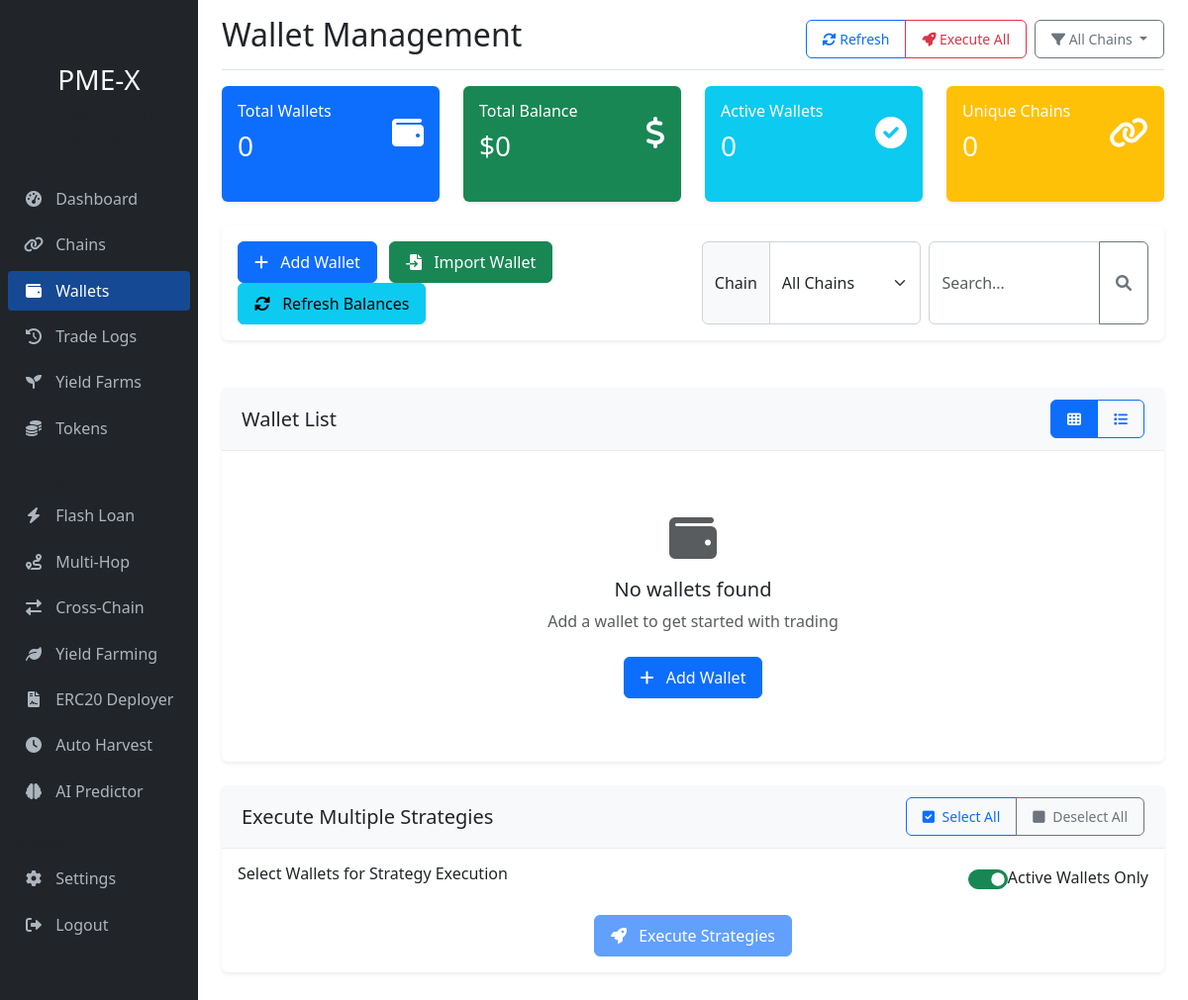
Page /wallets (signed in) on the earlier database version.
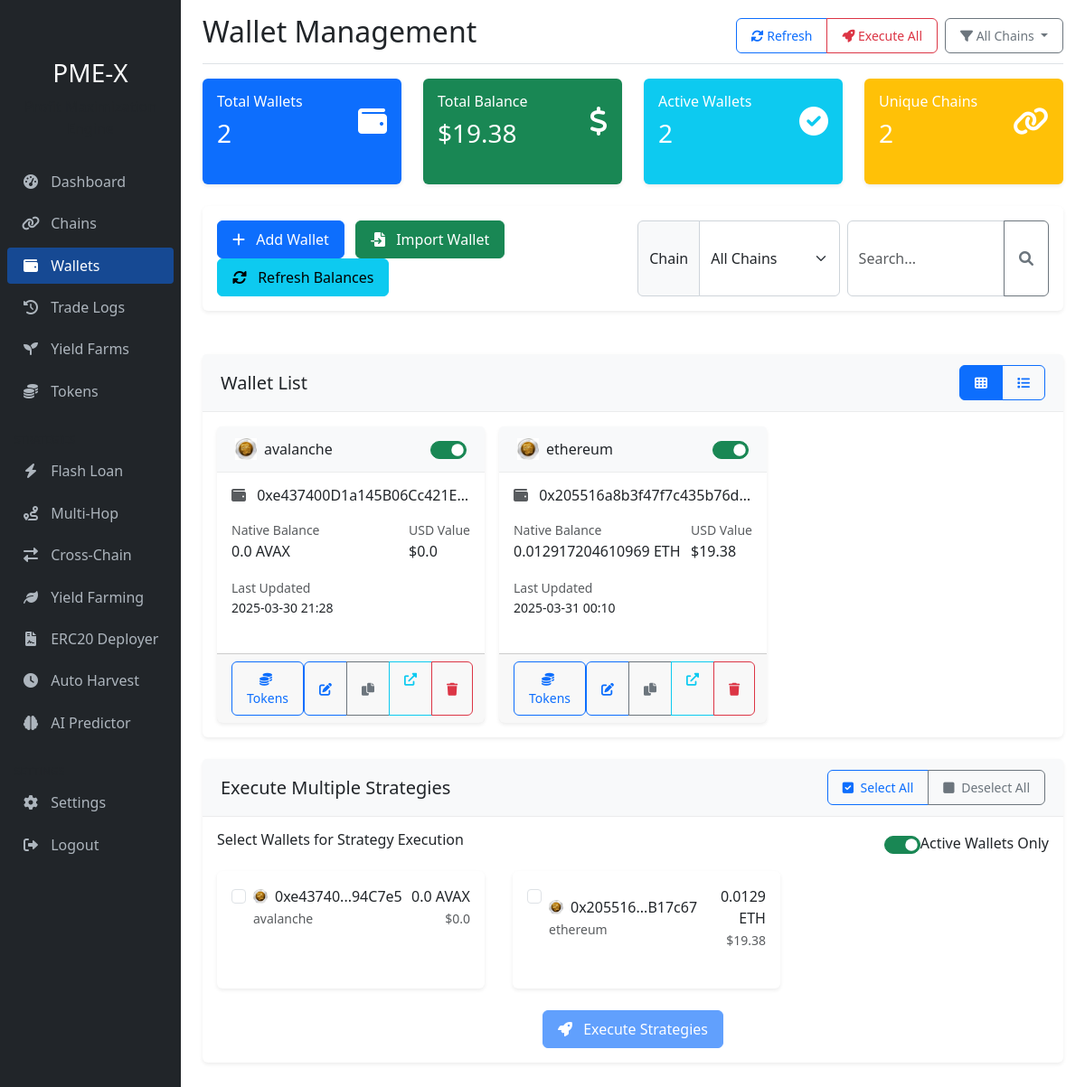
Same page on the later database version.
### app/models/wallet.py (models this page shows, shortened)
class Wallet(db.Model):
    id = db.Column(db.Integer, primary_key=True)
    address = db.Column(db.String(100), nullable=False, index=True)
    chain = db.Column(db.String(50), nullable=False)
    private_key_encrypted = db.Column(db.String(256), nullable=True)
    native_balance = db.Column(db.Float, default=0.0)  # Balance in chain's native token (ETH, BNB, etc.)
    usd_balance = db.Column(db.Float, default=0.0)  # Estimated USD value
    last_updated = db.Column(db.DateTime, default=datetime.utcnow)
    is_active = db.Column(db.Boolean, default=True)
    is_contract = db.Column(db.Boolean, default=False)

class ChainInfo(db.Model):
    id = db.Column(db.Integer, primary_key=True)
    name = db.Column(db.String(50), nullable=False, unique=True)
    chain_id = db.Column(db.Integer, nullable=False, unique=True)
    rpc_url = db.Column(db.String(256), nullable=False)
    explorer_url = db.Column(db.String(256), nullable=True)
    currency_symbol = db.Column(db.String(10), nullable=False)
    avg_gas_price = db.Column(db.Float, nullable=True)  # in GWEI
    avg_confirmation_time = db.Column(db.Float, nullable=True)  # in seconds
    last_updated = db.Column(db.DateTime, default=datetime.utcnow)
    status = db.Column(db.String(20), default="active")  # active, inactive, congested
    tatum_network = db.Column(db.String(50), nullable=True)
    tatum_tier = db.Column(db.Integer, nullable=True)
    def to_dict(self):
        return {
            'id': self.id,
            'name': self.name,
            'chain_id': self.chain_id,
            'rpc_url': self.rpc_url,
            'explorer_url': self.explorer_url,
            'currency_symbol': self.currency_symbol,
            'avg_gas_price': self.avg_gas_price,
            'avg_confirmation_time': self.avg_confirmation_time,
            'last_updated': self.last_updated.isoformat(),
            'status': self.status,
            'tatum_network': self.tatum_network,
            'tatum_tier': self.tatum_tier
        }

### app/routes/dashboard.py (the view)
@dashboard_bp.route('/wallets')
@login_required
def wallets():
    wallets = Wallet.query.all()
    chains = ChainInfo.query.all()
    chain_info = {}
    for chain in chains:
        chain_info[chain.name] = chain.to_dict()
    return render_template('dashboard/wallets.html',
                           title='Wallets',
                           wallets=wallets,
                           chains=chains,
                           chain_info=chain_info)

### app/templates/dashboard/wallets.html (shortened to what this page needs)
{% extends "base.html" %}
{% block header %}Wallet Management{% endblock %}
{% block content %}
<div class="row mb-4">
    <div class="col-md-3">
        <div class="card bg-primary text-white h-100">
            <div class="card-body">
                <div class="d-flex justify-content-between align-items-center">
                    <div>
                        <h6 class="card-title">Total Wallets</h6>
                        <h3 class="mb-0">{{ wallets|length }}</h3>
                    </div>
                    <i class="fas fa-wallet fa-2x"></i>
                </div>
            </div>
        </div>
    </div>
    <div class="col-md-3">
        <div class="card bg-success text-white h-100">
            <div class="card-body">
                <div class="d-flex justify-content-between align-items-center">
                    <div>
                        <h6 class="card-title">Total Balance</h6>
                        <h3 class="mb-0">${{ wallets|sum(attribute='usd_balance')|round(2) }}</h3>
                    </div>
                    <i class="fas fa-dollar-sign fa-2x"></i>
                </div>
            </div>
        </div>
    </div>
    <div class="col-md-3">
        <div class="card bg-info text-white h-100">
            <div class="card-body">
                <div class="d-flex justify-content-between align-items-center">
                    <div>
                        <h6 class="card-title">Active Wallets</h6>
                        <h3 class="mb-0">{{ wallets|selectattr('is_active', 'equalto', True)|list|length }}</h3>
                    </div>
                    <i class="fas fa-check-circle fa-2x"></i>
                </div>
            </div>
        </div>
    </div>
    <div class="col-md-3">
        <div class="card bg-warning text-white h-100">
            <div class="card-body">
                <div class="d-flex justify-content-between align-items-center">
                    <div>
                        <h6 class="card-title">Unique Chains</h6>
                        <h3 class="mb-0">{{ wallets|map(attribute='chain')|unique|list|length }}</h3>
                    </div>
                    <i class="fas fa-link fa-2x"></i>
                </div>
            </div>
        </div>
    </div>
</div>
<div class="row mb-4">
    <div class="col-md-12">
        <div class="card">
            <div class="card-body">
                <div class="d-flex justify-content-between">
                    <div>
                        <button class="btn btn-primary me-2" data-bs-toggle="modal" data-bs-target="#addWalletModal">
                            <i class="fas fa-plus me-2"></i> Add Wallet
                        </button>
                        <button class="btn btn-success me-2" data-bs-toggle="modal" data-bs-target="#importWalletModal">
                            <i class="fas fa-file-import me-2"></i> Import Wallet
                        </button>
                        <button class="btn btn-info me-2" id="refreshBalancesBtn">
                            <i class="fas fa-sync-alt me-2"></i> Refresh Balances
                        </button>
                    </div>
                    <div class="d-flex">
                        <div class="input-group">
                            <span class="input-group-text">Chain</span>
                            <select class="form-select" id="chainFilter">
                                <option value="all">All Chains</option>
                            </select>
                        </div>
                        <div class="input-group ms-2">
                            <input type="text" class="form-control" placeholder="Search..." id="walletSearch">
                            <button class="btn btn-outline-secondary" type="button">
                                <i class="fas fa-search"></i>
                            </button>
                        </div>
                    </div>
                </div>
            </div>
        </div>
    </div>
</div>
<div class="card">
    <div class="card-header d-flex justify-content-between align-items-center">
        <h5 class="mb-0">Wallet List</h5>
        <div class="btn-group">
            <button class="btn btn-sm btn-outline-primary active" id="viewGrid">
                <i class="fas fa-th"></i>
            </button>
            <button class="btn btn-sm btn-outline-primary" id="viewList">
                <i class="fas fa-list"></i>
            </button>
        </div>
    </div>
    <div class="card-body">
        <div class="row g-3" id="walletsGrid">
            {% for wallet in wallets %}
            <div class="col-md-4 wallet-item" data-chain="{{ wallet.chain }}">
                <div class="card h-100 {% if wallet.is_active %}border-success{% else %}border-secondary{% endif %}">
                    <div class="card-header d-flex justify-content-between align-items-center">
                        <div class="d-flex align-items-center">
                            <img src="{{ url_for('static', filename='img/chains/' ~ wallet.chain ~ '.png') }}"
                                onerror="this.src='{{ url_for('static', filename='img/chains/default.jpeg') }}';"
                                     alt="{{ wallet.name }}" class="me-2" width="24" height="24" />
                            <h6 class="mb-0">{{ wallet.chain }}</h6>
                        </div>
                        <div class="form-check form-switch">
                            <input class="form-check-input wallet-active-toggle" type="checkbox"
                                  data-wallet-id="{{ wallet.id }}"
                                  {% if wallet.is_active %}checked{% endif %}>
                        </div>
                    </div>
                    <div class="card-body">
                        <h6 class="text-truncate">
                            <i class="fas fa-wallet text-muted me-2"></i>
                            <span class="wallet-address">{{ wallet.address }}</span>
                        </h6>
                        <div class="d-flex justify-content-between mt-3">
                            <div>
                                <small class="text-muted">Native Balance</small>
                                <p class="mb-0">{{ wallet.native_balance }} {{ chain_info[wallet.chain].currency_symbol }}</p>
                            </div>
                            <div>
                                <small class="text-muted">USD Value</small>
                                <p class="mb-0">${{ wallet.usd_balance|round(2) }}</p>
                            </div>
                        </div>
                        <div class="mt-3">
                            <small class="text-muted">Last Updated</small>
                            <p class="mb-0 small">{{ wallet.last_updated.strftime('%Y-%m-%d %H:%M') }}</p>
                        </div>
                    </div>
                    <div class="card-footer d-flex justify-content-between">
                        <button class="btn btn-sm btn-outline-primary view-tokens-btn" data-wallet-id="{{ wallet.id }}">
                            <i class="fas fa-coins me-1"></i> Tokens
                        </button>
                        <div class="btn-group">
                            <button class="btn btn-sm btn-outline-primary edit-wallet-btn" data-wallet-id="{{ wallet.id }}"
                                    data-address="{{ wallet.address }}" data-chain="{{ wallet.chain }}"
                                    data-active="{{ wallet.is_active|lower }}">
                                <i class="fas fa-edit"></i>
                            </button>
                            <button class="btn btn-sm btn-outline-secondary copy-address-btn" data-address="{{ wallet.address }}">
                                <i class="fas fa-copy"></i>
                            </button>
                            <a href="{{ chain_info[wallet.chain].explorer_url }}/address/{{ wallet.address }}"
                               target="_blank" class="btn btn-sm btn-outline-info">
                                <i class="fas fa-external-link-alt"></i>
                            </a>
                            <button class="btn btn-sm btn-outline-danger delete-wallet-btn" data-wallet-id="{{ wallet.id }}">
                                <i class="fas fa-trash"></i>
                            </button>
                        </div>
                    </div>
                </div>
            </div>
            {% else %}
            <div class="col-12 text-center py-5">
                <i class="fas fa-wallet fa-3x text-muted mb-3"></i>
                <h5>No wallets found</h5>
                <p class="text-muted">Add a wallet to get started with trading</p>
                <button class="btn btn-primary mt-2" data-bs-toggle="modal" data-bs-target="#addWalletModal">
                    <i class="fas fa-plus me-2"></i> Add Wallet
                </button>
            </div>
            {% endfor %}
        </div>
    </div>
</div>
<div class="card mt-4 mb-4">
    <div class="card-header d-flex justify-content-between align-items-center">
        <h5 class="mb-0">Execute Multiple Strategies</h5>
        <div class="btn-group">
            <button class="btn btn-sm btn-outline-primary" id="selectAllWallets">
                <i class="fas fa-check-square me-1"></i> Select All
            </button>
            <button class="btn btn-sm btn-outline-secondary" id="deselectAllWallets">
                <i class="fas fa-square me-1"></i> Deselect All
            </button>
        </div>
    </div>
    <div class="card-body">
        <div class="wallet-selection-container">
            <div class="d-flex justify-content-between align-items-center mb-3">
                <h6>Select Wallets for Strategy Execution</h6>
                <div class="form-check form-switch">
                    <input class="form-check-input" type="checkbox" id="activeWalletsOnly" checked>
                    <label class="form-check-label" for="activeWalletsOnly">Active Wallets Only</label>
                </div>
            </div>
            <div class="row g-3 wallet-selection-grid">
                {% for wallet in wallets %}
                <div class="col-md-6 col-lg-4 wallet-selection-item"
                     data-active="{{ wallet.is_active|lower }}"
                     data-chain="{{ wallet.chain }}">
                    <div class="card h-100 {% if wallet.is_active %}border-success{% else %}border-secondary{% endif %}">
                        <div class="card-body">
                            <div class="form-check">
                                <input class="form-check-input wallet-selector"
                                       type="checkbox"
                                       value="{{ wallet.id }}"
                                       id="wallet-selector-{{ wallet.id }}"
                                       {% if not wallet.is_active %}disabled{% endif %}>
                                <label class="form-check-label d-flex justify-content-between align-items-center"
                                       for="wallet-selector-{{ wallet.id }}">
                                    <div>
                                        <div class="d-flex align-items-center">
                                            <img src="{{ url_for('static', filename='img/chains/' ~ wallet.chain ~ '.png') }}"
                                                onerror="this.src='{{ url_for('static', filename='img/chains/default.jpeg') }}';"
                                                class="me-2" width="16" height="16" />
                                            <span>{{ wallet.address[:8] }}...{{ wallet.address[-6:] }}</span>
                                        </div>
                                        <small class="text-muted">{{ wallet.chain }}</small>
                                    </div>
                                    <div class="text-end">
                                        <div>{{ wallet.native_balance|round(4) }} {{ chain_info[wallet.chain].currency_symbol }}</div>
                                        <small class="text-muted">${{ wallet.usd_balance|round(2) }}</small>
                                    </div>
                                </label>
                            </div>
                        </div>
                    </div>
                </div>
                {% endfor %}
            </div>
            <div class="mt-4 text-center">
                <button class="btn btn-primary" data-bs-toggle="modal" data-bs-target="#executeWalletStrategiesModal" id="executeWalletStrategiesBtnPre">
                    <i class="fas fa-rocket me-2"></i> Execute Strategies
                </button>
            </div>
        </div>
    </div>
</div>
{% endblock %}

Differences in the rows shown:
added Wallet: chain "avalanche", is_active "☑", address "0xe437400D1a145B06Cc421E…", native_balance "0.0", chain.currency_symbol "AVAX", usd_balance "0.0", last_updated "2025-03-30 21:28", address "0xe43740", address "94C7e5"
added Wallet: chain "ethereum", is_active "☑", address "0x205516a8b3f47f7c435b76d…", native_balance "0.012917204610969", chain.currency_symbol "ETH", usd_balance "19.38", last_updated "2025-03-31 00:10", address "0x205516", address "B17c67", native_balance "0.0129"
Other differences:
{{ wallets|length }}: "0" → "2"
{{ wallets|sum(attribute='usd_balance')|round(2) }}: "0" → "19.38"
{{ wallets|selectattr('is_active', 'equalto', True)|list|length }}: "0" → "2"
{{ wallets|map(attribute='chain')|unique|list|length }}: "0" → "2"
text no longer shown: "No wallets found Add a wallet to get started with trading Add Wallet"
